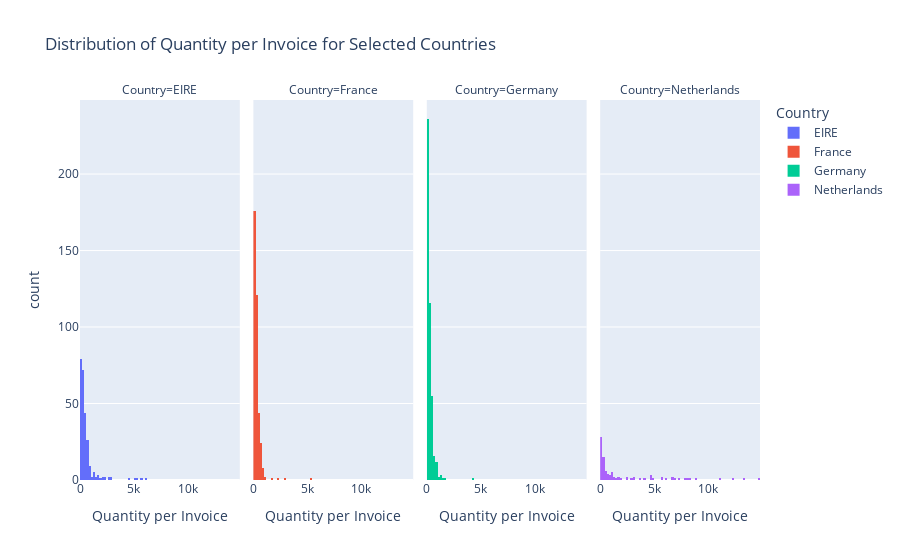

Notebook code cell kept with this figure:
### Code cell
fig.show()

### Figure 1 — Plotly figure (JSON) as saved in the notebook; plotly's stock layout.template omitted (floating-point values rounded to 4 significant figures; data arrays with more than 128 entries replaced by an {"elided": "..."} marker saying what was removed)
{"data": [{"alignmentgroup": "True", "bingroup": "x", "hovertemplate": "Country=EIRE<br>Quantity per Invoice=%{x}<br>count=%{y}<extra></extra>", "legendgroup": "EIRE", "marker": {"color": "#636efa", "pattern": {"shape": ""}}, "name": "EIRE", "offsetgroup": "EIRE", "orientation": "v", "showlegend": true, "type": "histogram", "x": {"elided": "256 int values"}, "xaxis": "x", "yaxis": "y"}, {"alignmentgroup": "True", "bingroup": "x", "hovertemplate": "Country=France<br>Quantity per Invoice=%{x}<br>count=%{y}<extra></extra>", "legendgroup": "France", "marker": {"color": "#EF553B", "pattern": {"shape": ""}}, "name": "France", "offsetgroup": "France", "orientation": "v", "showlegend": true, "type": "histogram", "x": {"elided": "379 int values"}, "xaxis": "x2", "yaxis": "y2"}, {"alignmentgroup": "True", "bingroup": "x", "hovertemplate": "Country=Germany<br>Quantity per Invoice=%{x}<br>count=%{y}<extra></extra>", "legendgroup": "Germany", "marker": {"color": "#00cc96", "pattern": {"shape": ""}}, "name": "Germany", "offsetgroup": "Germany", "orientation": "v", "showlegend": true, "type": "histogram", "x": {"elided": "443 int values"}, "xaxis": "x3", "yaxis": "y3"}, {"alignmentgroup": "True", "bingroup": "x", "hovertemplate": "Country=Netherlands<br>Quantity per Invoice=%{x}<br>count=%{y}<extra></extra>", "legendgroup": "Netherlands", "marker": {"color": "#ab63fa", "pattern": {"shape": ""}}, "name": "Netherlands", "offsetgroup": "Netherlands", "orientation": "v", "showlegend": true, "type": "histogram", "x": [96, 45, 6668, 8210, 6072, 288, 5730, 116, 111, 1116, 8174, 4034, 2940, 275, 151, 169, 722, 103, 1070, 11116, 1208, 636, 700, 426, 200, 72, 924, 12266, 72, 408, 126, 960, 4664, 64, 164, 1038, 1836, 328, 312, 84, 4718, 61, 350, 8998, 424, 1588, 9, 7807, 375, 14730, 992, 288, 4628, 480, 1012, 1, 144, 4951, 6932, 3717, 545, 3, 332, 15, 211, 269, 13392, 3020, 1728, 1780, 660, 29, 3069, 2400, 300, 2454, 216, 62, 6712, 1040, 32, 146, 32, 152, 372, 136, 5760, 200, 1284, 50, 7366, 452, 140], "xaxis": "x4", "yaxis": "y4"}], "layout": {"annotations": [{"font": {}, "showarrow": false, "text": "Country=EIRE", "x": 0.1175, "xanchor": "center", "xref": "paper", "y": 1, "yanchor": "bottom", "yref": "paper"}, {"font": {}, "showarrow": false, "text": "Country=France", "x": 0.3725, "xanchor": "center", "xref": "paper", "y": 1, "yanchor": "bottom", "yref": "paper"}, {"font": {}, "showarrow": false, "text": "Country=Germany", "x": 0.6275, "xanchor": "center", "xref": "paper", "y": 1, "yanchor": "bottom", "yref": "paper"}, {"font": {}, "showarrow": false, "text": "Country=Netherlands", "x": 0.8825, "xanchor": "center", "xref": "paper", "y": 1, "yanchor": "bottom", "yref": "paper"}], "barmode": "relative", "legend": {"title": {"text": "Country"}, "tracegroupgap": 0}, "title": {"text": "Distribution of Quantity per Invoice for Selected Countries"}, "xaxis": {"anchor": "y", "domain": [0, 0.235], "title": {"text": "Quantity per Invoice"}}, "xaxis2": {"anchor": "y2", "domain": [0.255, 0.49], "matches": "x", "title": {"text": "Quantity per Invoice"}}, "xaxis3": {"anchor": "y3", "domain": [0.51, 0.745], "matches": "x", "title": {"text": "Quantity per Invoice"}}, "xaxis4": {"anchor": "y4", "domain": [0.765, 1.0], "matches": "x", "title": {"text": "Quantity per Invoice"}}, "yaxis": {"anchor": "x", "domain": [0, 1], "title": {"text": "count"}}, "yaxis2": {"anchor": "x2", "domain": [0, 1], "matches": "y", "showticklabels": false}, "yaxis3": {"anchor": "x3", "domain": [0, 1], "matches": "y", "showticklabels": false}, "yaxis4": {"anchor": "x4", "domain": [0, 1], "matches": "y", "showticklabels": false}}}
